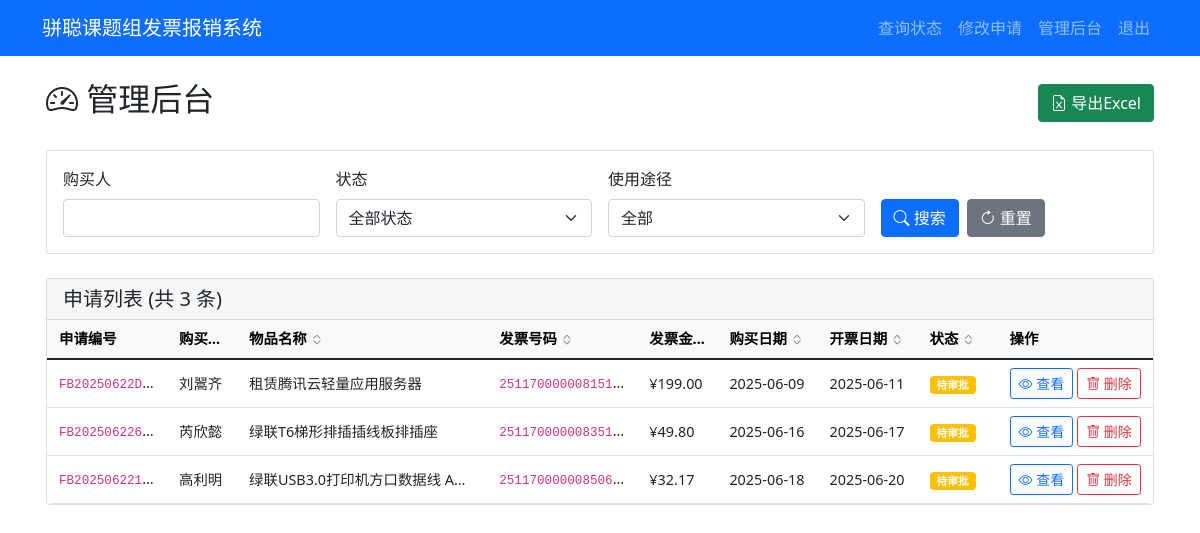
Screenshot of /admin/dashboard (signed in) with the database file from the repository.
### tables this page shows
CREATE TABLE applications (
        id INTEGER PRIMARY KEY AUTOINCREMENT,
        app_number TEXT UNIQUE NOT NULL,
        purchaser TEXT NOT NULL,
        purchase_details TEXT,
        item_name TEXT NOT NULL,
        product_link TEXT,
        usage_type TEXT NOT NULL,
        item_type TEXT NOT NULL,
        quantity INTEGER NOT NULL,
        purchase_time DATE NOT NULL,
        invoice_number TEXT NOT NULL,
        invoice_amount REAL NOT NULL,
        invoice_date DATE NOT NULL,
        status TEXT DEFAULT '待审批',
        approval_comment TEXT,
        created_at TIMESTAMP DEFAULT CURRENT_TIMESTAMP,
        updated_at TIMESTAMP DEFAULT CURRENT_TIMESTAMP
    );

### app.py (the view)
        def wrapper(*args, **kwargs):
            user = session.get('admin_username', 'anonymous')
            details = f"操作: {operation_type}, 用户: {user}, URL: {request.url}"
            if kwargs.get('app_number'):
                details += f", 申请编号: {kwargs['app_number']}"
            elif kwargs.get('filename'):
                details += f", 文件名: {kwargs['filename']}"
            if request.method == 'POST':
                form_data = {k: '***' if k == 'password' else v for k, v in request.form.items()}
                details += f", 表单数据: {form_data}"
            if request.args:
                details += f", 查询参数: {dict(request.args)}"
            try:
                result = f(*args, **kwargs)
                app.logger.info(f"{details}, 结果: 成功")
                return result
            except Exception as e:
                app.logger.error(f"{details}, 结果: 失败, 错误: {str(e)}", exc_info=True)
                raise

### templates/admin_dashboard.html (shortened to what this page needs)
{% extends "base.html" %}
{% block content %}
<div class="container-fluid">
    <div class="d-flex justify-content-between align-items-center mb-4">
        <h2><i class="bi bi-speedometer2"></i> 管理后台</h2>
        <div>
            <a href="{{ url_for('export_excel') }}" class="btn btn-success">
                <i class="bi bi-file-earmark-excel"></i> 导出Excel
            </a>
        </div>
    </div>
    <div class="card mb-4">
        <div class="card-body">
            <form method="get" class="row g-3">
                <div class="col-md-3">
                    <label for="purchaser" class="form-label">购买人</label>
                    <input type="text" class="form-control" id="purchaser" name="purchaser"
                        value="{{ request.args.get('purchaser', '') }}">
                </div>
                <div class="col-md-3">
                    <label for="status" class="form-label">状态</label>
                    <select class="form-select" id="status" name="status">
                        <option value="">全部状态</option>
                    </select>
                </div>
                <div class="col-md-3">
                    <label for="usage" class="form-label">使用途径</label>
                    <select class="form-select" id="usage" name="usage">
                        <option value="">全部</option>
                    </select>
                </div>
                <div class="col-md-3 d-flex align-items-end">
                    <button type="submit" class="btn btn-primary me-2">
                        <i class="bi bi-search"></i> 搜索
                    </button>
                    <a href="{{ url_for('admin_dashboard') }}" class="btn btn-secondary">
                        <i class="bi bi-arrow-clockwise"></i> 重置
                    </a>
                </div>
            </form>
        </div>
    </div>
    <div class="card">
        <div class="card-header">
            <h5 class="mb-0">申请列表 (共 {{ applications|length }} 条)</h5>
        </div>
        <div class="table-responsive">
            <table class="table table-hover table-auto mb-0">
                <thead class="table-light">
                    <tr>
                        <th class="col-app-number">申请编号</th>
                        <th class="sortable col-purchaser" data-sort="purchaser">
                            购买人
                            <i class="bi bi-chevron-expand sort-icon"></i>
                        </th>
                        <th class="sortable col-item-name" data-sort="item_name">
                            物品名称
                            <i class="bi bi-chevron-expand sort-icon"></i>
                        </th>
                        <th class="sortable col-invoice-number" data-sort="invoice_number">
                            发票号码
                            <i class="bi bi-chevron-expand sort-icon"></i>
                        </th>
                        <th class="sortable col-amount" data-sort="invoice_amount">
                            发票金额
                            <i class="bi bi-chevron-expand sort-icon"></i>
                        </th>
                        <th class="sortable col-date" data-sort="purchase_time">
                            购买日期
                            <i class="bi bi-chevron-expand sort-icon"></i>
                        </th>
                        <th class="sortable col-date" data-sort="invoice_date">
                            开票日期
                            <i class="bi bi-chevron-expand sort-icon"></i>
                        </th>
                        <th class="sortable col-status" data-sort="status">
                            状态
                            <i class="bi bi-chevron-expand sort-icon"></i>
                        </th>
                        <th class="col-actions">操作</th>
                    </tr>
                </thead>
                <tbody>
                    {% for app in applications %}
                    <tr>
                        <td class="col-app-number" title="{{ app[1] }}"><code>{{ app[1] }}</code></td>
                        <td class="col-purchaser" title="{{ app[2] }}">{{ app[2] }}</td>
                        <td class="col-item-name" title="{{ app[4] }}">{{ app[4] }}</td>
                        <td class="col-invoice-number" title="{{ app[10] }}"><code>{{ app[10] }}</code></td>
                        <td class="col-amount">¥{{ "%.2f"|format(app[11]) }}</td>
                        <td class="col-date">{{ app[9] }}</td>
                        <td class="col-date">{{ app[12] }}</td>
                        <td class="col-status">
                            {% if app[13] == '待审批' %}
                            <span class="badge bg-warning">{{ app[13] }}</span>
                            {% elif app[13] == '报销中' %}
                            <span class="badge bg-primary">{{ app[13] }}</span>
                            {% elif app[13] == '已报销' %}
                            <span class="badge bg-success">{{ app[13] }}</span>
                            {% elif app[13] == '驳回' %}
                            <span class="badge bg-danger">{{ app[13] }}</span>
                            {% endif %}
                        </td>
                        <td class="col-actions">
                            <div class="d-flex gap-1">
                                <a href="{{ url_for('admin_application_detail', app_number=app[1]) }}"
                                    class="btn btn-sm btn-outline-primary">
                                    <i class="bi bi-eye"></i> 查看
                                </a>
                                <button type="button" class="btn btn-sm btn-outline-danger"
                                    onclick="confirmDelete('{{ app[1] }}', '{{ app[2] }}', '{{ app[4] }}')">
                                    <i class="bi bi-trash"></i> 删除
                                </button>
                            </div>
                        </td>
                    </tr>
                    {% else %}
                    <tr>
                        <td colspan="9" class="text-center text-muted py-4">暂无申请记录</td>
                    </tr>
                    {% endfor %}
                </tbody>
            </table>
        </div>
    </div>
</div>
{% endblock %}

### templates/base.html (shortened to what this page needs)
<!DOCTYPE html>
<html lang="zh-CN">
<head>
    <link href="https://cdn.jsdelivr.net/npm/bootstrap@5.1.3/dist/css/bootstrap.min.css" rel="stylesheet">
    <link href="https://cdn.jsdelivr.net/npm/bootstrap-icons@1.7.2/font/bootstrap-icons.css" rel="stylesheet">
</head>
<body>
    <nav class="navbar navbar-expand-lg navbar-dark bg-primary">
        <div class="container">
            <a class="navbar-brand" href="{{ url_for('index') }}">骈聪课题组发票报销系统</a>
            <div class="navbar-nav ms-auto">
                <a class="nav-link" href="{{ url_for('query_status') }}">查询状态</a>
                <a class="nav-link" href="{{ url_for('edit_application_page') }}">修改申请</a>
                {% if session.admin_logged_in %}
                <a class="nav-link" href="{{ url_for('admin_dashboard') }}">管理后台</a>
                <a class="nav-link" href="{{ url_for('admin_logout') }}">退出</a>
                {% else %}
                <a class="nav-link" href="{{ url_for('admin_login') }}">管理员登录</a>
                {% endif %}
            </div>
        </div>
    </nav>
        {% block content %}{% endblock %}
</body>
</html>

### templates/admin_dashboard.html (style rules this page uses)
.sortable { cursor: pointer; user-select: none; }
.sort-icon { font-size: 0.8rem; opacity: 0.5; }
.table-responsive { overflow-x: auto; border-radius: 0.375rem; }
.table-auto { table-layout: auto; white-space: nowrap; margin-bottom: 0; font-size: 0.9rem; }
.table-auto td, .table-auto th { white-space: nowrap; overflow: hidden; text-overflow: ellipsis; max-width: 0; padding: 0.5rem 0.75rem; vertical-align: middle; }
.table-auto .col-app-number { min-width: 100px; max-width: 120px; }
.table-auto .col-purchaser { min-width: 30px; max-width: 70px; }
.table-auto .col-item-name { min-width: 150px; max-width: 250px; }
.table-auto .col-invoice-number { min-width: 100px; max-width: 150px; }
.table-auto .col-amount { min-width: 50px; max-width: 80px; }
.table-auto .col-date { min-width: 100px; max-width: 110px; }
.table-auto .col-status { min-width: 80px; max-width: 90px; }
.table-auto .col-actions { min-width: 140px; max-width: 160px; white-space: normal; }
.container-fluid { max-width: 95%; padding-left: 1rem; padding-right: 1rem; }

### rows the page displays
applications: app_number "FB20250622D…", purchaser "刘翯齐", item_name "租赁腾讯云轻量应用服务器", invoice_number "251170000008151…", invoice_amount "199.00", purchase_time "2025-06-09", invoice_date "2025-06-11", status "待审批"
applications: app_number "FB202506226…", purchaser "芮欣懿", item_name "绿联T6梯形排插插线板排插座", invoice_number "251170000008351…", invoice_amount "49.80", purchase_time "2025-06-16", invoice_date "2025-06-17", status "待审批"
applications: app_number "FB202506221…", purchaser "高利明", item_name "绿联USB3.0打印机方口数据线 A…", invoice_number "251170000008506…", invoice_amount "32.17", purchase_time "2025-06-18", invoice_date "2025-06-20", status "待审批"

### other values shown
{{ applications|length }} "3"
